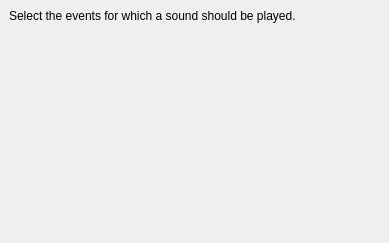
<ui version="4.0" >
 <class>NotificationSettings</class>
 <widget class="QWidget" name="NotificationSettings" >
  <property name="geometry" >
   <rect>
    <x>0</x>
    <y>0</y>
    <width>389</width>
    <height>243</height>
   </rect>
  </property>
  <layout class="QVBoxLayout" >
   <property name="margin" >
    <number>9</number>
   </property>
   <property name="spacing" >
    <number>6</number>
   </property>
   <item>
    <widget class="QLabel" name="label" >
     <property name="text" >
      <string>Select the events for which a sound should be played.</string>
     </property>
    </widget>
   </item>
   <item>
    <spacer>
     <property name="orientation" >
      <enum>Qt::Vertical</enum>
     </property>
     <property name="sizeType" >
      <enum>QSizePolicy::Fixed</enum>
     </property>
     <property name="sizeHint" >
      <size>
       <width>20</width>
       <height>20</height>
      </size>
     </property>
    </spacer>
   </item>
   <item>
    <widget class="QFrame" name="contentFrame" />
   </item>
   <item>
    <spacer>
     <property name="orientation" >
      <enum>Qt::Vertical</enum>
     </property>
     <property name="sizeHint" >
      <size>
       <width>20</width>
       <height>40</height>
      </size>
     </property>
    </spacer>
   </item>
  </layout>
 </widget>
 <resources>
  <include location="../../../../resources/wengophone.qrc" />
 </resources>
 <connections/>
</ui>
